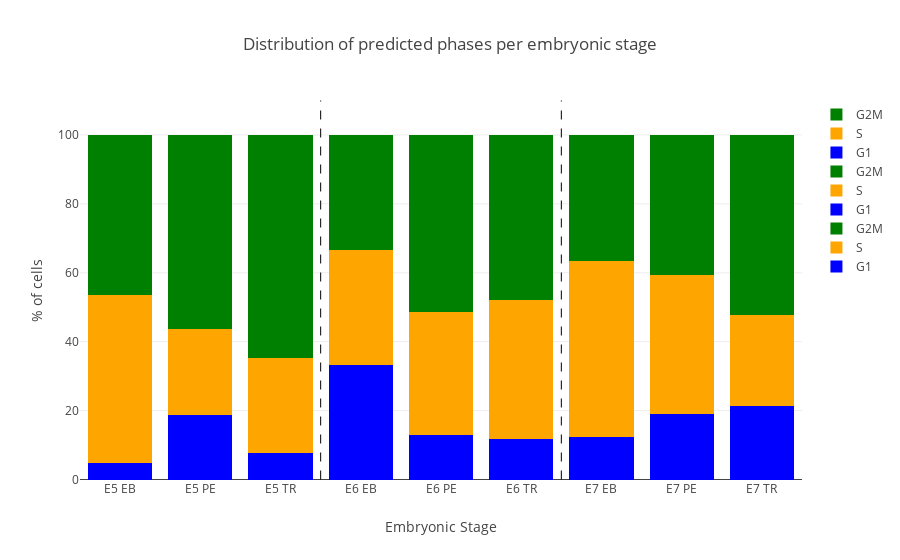

The cell this chart's notebook holds for it:
### Code cell
g1_e5_trace = go.Bar(
    x = ["E5 EB", "E5 PE", "E5 TR"],
    y = [
        ((e5_epiblast.count("G1") * 100) / len(e5_epiblast)),
        ((e5_primitive.count("G1") * 100) / len(e5_primitive)),
        ((e5_trophectoderm.count("G1") * 100) / len(e5_trophectoderm)),
    ],
    name='G1',
    marker=dict(
        color='blue',
    )
)



s_e5_trace = go.Bar(
    x = ["E5 EB", "E5 PE", "E5 TR"],
    y = [
        ((e5_epiblast.count("S") * 100) / len(e5_epiblast)),
        ((e5_primitive.count("S") * 100) / len(e5_primitive)),
        ((e5_trophectoderm.count("S") * 100) / len(e5_trophectoderm)),
    ],
    name='S',
    marker=dict(
        color='orange',
    )
)

g2m_e5_trace = go.Bar(
    x = ["E5 EB", "E5 PE", "E5 TR"],
    y = [
        ((e5_epiblast.count("G2M") * 100) / len(e5_epiblast)),
        ((e5_primitive.count("G2M") * 100) / len(e5_primitive)),
        ((e5_trophectoderm.count("G2M") * 100) / len(e5_trophectoderm)),
    ],
    name='G2M',
    marker=dict(
        color='green',
    )
)

g1_e6_trace = go.Bar(
    x = ["E6 EB", "E6 PE", "E6 TR"],
    y = [
        ((e6_epiblast.count("G1") * 100) / len(e6_epiblast)),
        ((e6_primitive.count("G1") * 100) / len(e6_primitive)),
        ((e6_trophectoderm.count("G1") * 100) / len(e6_trophectoderm)),
    ],
    name='G1',
    marker=dict(
        color='blue',
    )
)



s_e6_trace = go.Bar(
    x = ["E6 EB", "E6 PE", "E6 TR"],
    y = [
        ((e6_epiblast.count("S") * 100) / len(e6_epiblast)),
        ((e6_primitive.count("S") * 100) / len(e6_primitive)),
        ((e6_trophectoderm.count("S") * 100) / len(e6_trophectoderm)),
    ],
    name='S',
    marker=dict(
        color='orange',
    )
)

g2m_e6_trace = go.Bar(
    x = ["E6 EB", "E6 PE", "E6 TR"],
    y = [
        ((e6_epiblast.count("G2M") * 100) / len(e6_epiblast)),
        ((e6_primitive.count("G2M") * 100) / len(e6_primitive)),
        ((e6_trophectoderm.count("G2M") * 100) / len(e6_trophectoderm)),
    ],
    name='G2M',
    marker=dict(
        color='green',
    )
)

g1_e7_trace = go.Bar(
    x = ["E7 EB", "E7 PE", "E7 TR"],
    y = [
        ((e7_epiblast.count("G1") * 100) / len(e7_epiblast)),
        ((e7_primitive.count("G1") * 100) / len(e7_primitive)),
        ((e7_trophectoderm.count("G1") * 100) / len(e7_trophectoderm)),
    ],
    name='G1',
    marker=dict(
        color='blue',
    )
)



s_e7_trace = go.Bar(
    x = ["E7 EB", "E7 PE", "E7 TR"],
    y = [
        ((e7_epiblast.count("S") * 100) / len(e7_epiblast)),
        ((e7_primitive.count("S") * 100) / len(e7_primitive)),
        ((e7_trophectoderm.count("S") * 100) / len(e7_trophectoderm)),
    ],
    name='S',
    marker=dict(
        color='orange',
    )
)

g2m_e7_trace = go.Bar(
    x = ["E7 EB", "E7 PE", "E7 TR"],
    y = [
        ((e7_epiblast.count("G2M") * 100) / len(e7_epiblast)),
        ((e7_primitive.count("G2M") * 100) / len(e7_primitive)),
        ((e7_trophectoderm.count("G2M") * 100) / len(e7_trophectoderm)),
    ],
    name='G2M',
    marker=dict(
        color='green',
    )
)

data = [g1_e5_trace, s_e5_trace, g2m_e5_trace, g1_e6_trace, s_e6_trace, g2m_e6_trace, g1_e7_trace, s_e7_trace, g2m_e7_trace]

layout = {
    'barmode':'stack',
    'xaxis': {
        'title':"Embryonic Stage",
    },
    'yaxis': {
        'title':"% of cells"
    },
    'title':"Distribution of predicted phases per embryonic stage",
    'shapes': [
        {
            'type': 'path',
            'path': ' M 2.5,0 L2.5,110',
            'fillcolor': 'rgba(255,0,0,0.1)',
            'line': {
                'width': 1,
                'dash': 'dash'
            }
        },
        {
            'type': 'path',
            'path': ' M 5.5,0 L5.5,110',
            'fillcolor': 'rgba(255,0,0,0.1)',
            'line': {
                'width': 1,
                'dash': 'dash'
            }
        }
    ]
}
fig = go.Figure(data=data, layout=layout)
iplot(fig, filename='stacked-bar', image='svg')

### Figure 1 — Plotly figure (JSON) as saved in the notebook; plotly's stock layout.template omitted (floating-point values rounded to 4 significant figures)
{"data": [{"marker": {"color": "blue"}, "name": "G1", "type": "bar", "x": ["E5 EB", "E5 PE", "E5 TR"], "y": [4.878, 18.75, 7.746]}, {"marker": {"color": "orange"}, "name": "S", "type": "bar", "x": ["E5 EB", "E5 PE", "E5 TR"], "y": [48.78, 25, 27.46]}, {"marker": {"color": "green"}, "name": "G2M", "type": "bar", "x": ["E5 EB", "E5 PE", "E5 TR"], "y": [46.34, 56.25, 64.79]}, {"marker": {"color": "blue"}, "name": "G1", "type": "bar", "x": ["E6 EB", "E6 PE", "E6 TR"], "y": [33.33, 12.82, 11.78]}, {"marker": {"color": "orange"}, "name": "S", "type": "bar", "x": ["E6 EB", "E6 PE", "E6 TR"], "y": [33.33, 35.9, 40.18]}, {"marker": {"color": "green"}, "name": "G2M", "type": "bar", "x": ["E6 EB", "E6 PE", "E6 TR"], "y": [33.33, 51.28, 48.04]}, {"marker": {"color": "blue"}, "name": "G1", "type": "bar", "x": ["E7 EB", "E7 PE", "E7 TR"], "y": [12.2, 18.92, 21.39]}, {"marker": {"color": "orange"}, "name": "S", "type": "bar", "x": ["E7 EB", "E7 PE", "E7 TR"], "y": [51.22, 40.54, 26.29]}, {"marker": {"color": "green"}, "name": "G2M", "type": "bar", "x": ["E7 EB", "E7 PE", "E7 TR"], "y": [36.59, 40.54, 52.32]}], "layout": {"barmode": "stack", "shapes": [{"fillcolor": "rgba(255,0,0,0.1)", "line": {"dash": "dash", "width": 1}, "path": " M 2.5,0 L2.5,110", "type": "path"}, {"fillcolor": "rgba(255,0,0,0.1)", "line": {"dash": "dash", "width": 1}, "path": " M 5.5,0 L5.5,110", "type": "path"}], "title": "Distribution of predicted phases per embryonic stage", "xaxis": {"title": "Embryonic Stage"}, "yaxis": {"title": "% of cells"}}}
